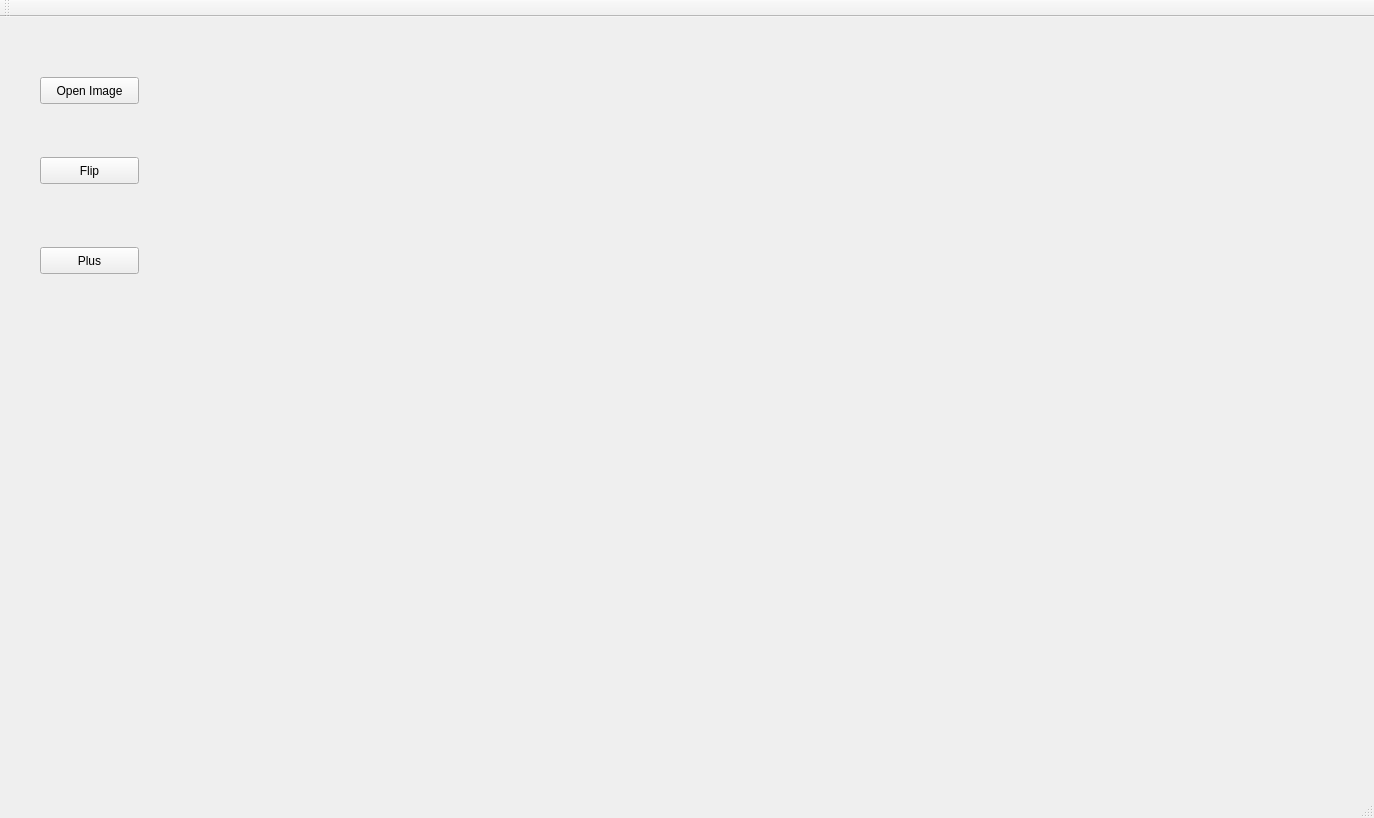
<?xml version="1.0" encoding="UTF-8"?>
<ui version="4.0">
 <class>display</class>
 <widget class="QMainWindow" name="display">
  <property name="geometry">
   <rect>
    <x>0</x>
    <y>0</y>
    <width>1374</width>
    <height>818</height>
   </rect>
  </property>
  <property name="windowTitle">
   <string>display</string>
  </property>
  <widget class="QWidget" name="centralWidget">
   <widget class="QPushButton" name="pushButton">
    <property name="geometry">
     <rect>
      <x>40</x>
      <y>60</y>
      <width>99</width>
      <height>27</height>
     </rect>
    </property>
    <property name="text">
     <string>Open Image</string>
    </property>
   </widget>
   <widget class="QPushButton" name="pushButton_2">
    <property name="geometry">
     <rect>
      <x>40</x>
      <y>140</y>
      <width>99</width>
      <height>27</height>
     </rect>
    </property>
    <property name="text">
     <string>Flip</string>
    </property>
   </widget>
   <widget class="QPushButton" name="pushButton_3">
    <property name="geometry">
     <rect>
      <x>40</x>
      <y>230</y>
      <width>99</width>
      <height>27</height>
     </rect>
    </property>
    <property name="text">
     <string>Plus</string>
    </property>
   </widget>
   <widget class="QLabel" name="label">
    <property name="geometry">
     <rect>
      <x>310</x>
      <y>20</y>
      <width>181</width>
      <height>131</height>
     </rect>
    </property>
    <property name="text">
     <string/>
    </property>
   </widget>
   <widget class="QLabel" name="label_2">
    <property name="geometry">
     <rect>
      <x>320</x>
      <y>420</y>
      <width>181</width>
      <height>131</height>
     </rect>
    </property>
    <property name="text">
     <string/>
    </property>
   </widget>
   <widget class="QLabel" name="label_3">
    <property name="geometry">
     <rect>
      <x>890</x>
      <y>20</y>
      <width>181</width>
      <height>131</height>
     </rect>
    </property>
    <property name="text">
     <string/>
    </property>
   </widget>
  </widget>
  <widget class="QMenuBar" name="menuBar">
   <property name="geometry">
    <rect>
     <x>0</x>
     <y>0</y>
     <width>1374</width>
     <height>25</height>
    </rect>
   </property>
  </widget>
  <widget class="QToolBar" name="mainToolBar">
   <attribute name="toolBarArea">
    <enum>TopToolBarArea</enum>
   </attribute>
   <attribute name="toolBarBreak">
    <bool>false</bool>
   </attribute>
  </widget>
  <widget class="QStatusBar" name="statusBar"/>
 </widget>
 <layoutdefault spacing="6" margin="11"/>
 <resources/>
 <connections/>
</ui>
